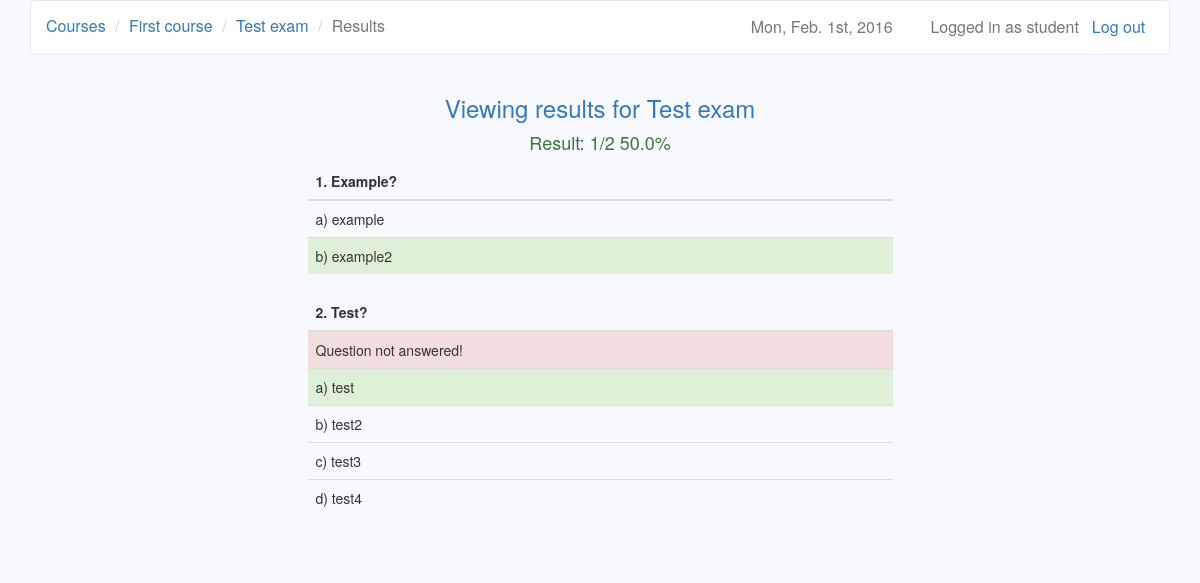
The app's page /courses/1/exams/1/result/s (signed in) with its own data.
### users/models.py (models this page shows)
class User(AbstractUser):
    is_teacher = models.BooleanField(default=False)
    created = models.DateTimeField(auto_now_add=True)

### courses/models.py (models this page shows, shortened)
class Course(models.Model):
    owner = models.ForeignKey(settings.AUTH_USER_MODEL, related_name='owner')
    name = models.CharField(max_length=30)
    description = models.TextField(blank=True)
    created = models.DateTimeField(auto_now_add=True)
    updated = models.DateTimeField(auto_now=True)
    participants = models.ManyToManyField(settings.AUTH_USER_MODEL, blank=True,
        through='Participation')

### exams/models.py (models this page shows, shortened)
class Exam(models.Model):
    name = models.CharField(max_length=30)
    description = models.TextField(blank=True)
    created = models.DateTimeField(auto_now_add=True)
    updated = models.DateTimeField(auto_now=True)
    password = models.CharField(max_length=10, blank=True)
    time_limit = models.TimeField()
    active_from = models.DateTimeField()
    active_to = models.DateTimeField()
    course = models.ForeignKey(Course)
    category = models.CharField(max_length=30)
    question_count = models.IntegerField()
    questions = models.ManyToManyField(Question, blank=True,
        through='ExamQuestion')

class ExamQuestion(models.Model):
    question = models.ForeignKey(Question)
    exam = models.ForeignKey(Exam)

### questions/models.py (models this page shows, shortened)
class Question(models.Model):
    name = models.CharField(max_length=30)
    category = models.CharField(max_length=30)
    question_text = models.TextField()
    course = models.ForeignKey(Course)

class Choice(models.Model):
    choice_text = models.CharField(max_length=30)
    correct = models.BooleanField(default=False)
    question = models.ForeignKey(Question)

### exams/views.py (the view)
# urls.py: url(r'^(?P<exam_id>\d+)/result/s$', views.view_result,
@user_passes_test(student_check)
def view_result(request, course_id, exam_id):
    if (Participation.objects.filter(user=request.user, course=course_id)
        .exists() and Score.objects.filter(user=request.user, exam=exam_id)
        .exists()):
        course = Course.objects.get(id=course_id)
        exam = Exam.objects.get(id=exam_id)
        exam_questions = ExamQuestion.objects.filter(exam=exam)
        score = Score.objects.get(user=request.user, exam=exam).score
        result = format_score(score, exam_questions.count())
        answers = {}
        for exam_question in exam_questions:
            answers[exam_question] = StudentAnswer.objects.get(user=
                request.user, exam_question=exam_question).answer
        return render(request, 'view_result.html', {'course': course,
            'exam': exam, 'exam_questions': exam_questions, 'result': result,
            'answers': answers})
    else:
        return redirect('/courses/s')

### courses/templatetags/get_item.py (called while the page is built)
@register.filter
def get_item(dictionary, key):
    return dictionary.get(key)

### courses/views.py (called while the page is built)
def student_check(user):
    return not user.is_teacher

def format_score(score, count):
    percentage = str(float(score) / float(count) * 100) + '%'
    return str(score) + '/' + str(count) + ' ' + percentage

### exams/templatetags/to_char.py (called while the page is built)
@register.filter()
def to_char(value):
    return chr(96+value)

### exams/templates/view_result.html
{% extends 'base.html' %}
{% load to_char %}
{% load get_item %}
{% block navigation %}
  {% if user.is_teacher %}
    <li><a href="{% url 'teacher_courses' %}">Courses</a></li>
    <li><a href="{% url 'edit_course' course.id %}">{{ course.name }}</a></li>
    <li><a href="{% url 'list_exams' course.id %}">Exams</a></li>
    <li><a href="{% url 'edit_exam' course.id exam.id %}">{{ exam.name }}</a></li>
    <li><a href="{% url 'view_exam_results' course.id exam.id %}">Results</a></li>
    <li class="active">Results for {{ student }}</li>
  {% else %}
    <li><a href="{% url 'student_courses' %}">Courses</a></li>
    <li><a href="{% url 'view_course' course.id %}">{{ course.name }}</a></li>
    <li><a href="{% url 'view_exam' course.id exam.id %}">{{ exam.name }}</a></li>
    <li class="active">Results</li>
  {% endif %}
{% endblock %}
{% block header %}
  {% if user.is_teacher %}
    Viewing results for {{ student }} for {{ exam.name }}
  {% else %}
    Viewing results for {{ exam.name }}
  {% endif %}
{% endblock %}
{% block dashboard %}
  <h4 class="text-success text-center">Result: {{ result }}</h4>
  <table class="table spaced">
    {% for exam_quest in exam_questions %}
      <thead>
        <tr>
          <th>
            {{ forloop.counter }}. {{ exam_quest.question.question_text }}
          </th>
        </tr>
      </thead>
      <tbody>
        {% if answers|get_item:exam_quest == None %}
          <td class="danger">Question not answered!</td>
        {% endif %}
        {% for choice in exam_quest.question.choice_set.all %}
          <tr class="choices">
            {% if answers|get_item:exam_quest == choice.id and choice.correct %}
              <td class="success">
                {{ forloop.counter|to_char }}) {{ choice.choice_text }}
              </td>
            {% elif choice.correct %}
              <td class="success">
                {{ forloop.counter|to_char }}) {{ choice.choice_text }}
              </td>
            {% elif answers|get_item:exam_quest == choice.id  %}
              <td class="danger">
                {{ forloop.counter|to_char }}) {{ choice.choice_text }}
              </td>
            {% else %}
              <td>
                {{ forloop.counter|to_char }}) {{ choice.choice_text }}
              </td>
            {% endif %}
          </tr>
        {% endfor %}
      </tbody>
    {% endfor %}
  </table>
{% endblock %}

### django-lms/templates/base.html (shortened to what this page needs)
{% load staticfiles %}
<!DOCTYPE html>
<html>
  <head>
    <link href="/static/bootstrap/css/bootstrap.min.css" rel="stylesheet">
    <link href="/static/datetimepicker/jquery.datetimepicker.css"
      rel="stylesheet">
    <link href="/static/base.css" rel="stylesheet">
  </head>
  <body>
    <div class="container">
      <nav class="navbar navbar-default" role="navigation">
        {% if user.is_active %}
          <a class="btn navbar-btn navbar-right" id="logout"
            href="{% url 'logout' %}">
            Log out
          </a>
          <span class="navbar-text navbar-right">
            Logged in as {{ user.username }}
          </span>
        {% else %}
          <a class="navbar-brand" href="/">Django-LMS</a>
        {% endif %}
        <span class="navbar-text navbar-right" id="date">
          {% now "D, M. jS, Y" %}
        </span>
        <ul class="breadcrumb">
          {% block navigation %}{% endblock %}
        </ul>
      </nav>
      <div class="row">
        <h3 class="text-primary text-center">
          {% block header %}{% endblock %}
        </h3>
        <div class="list-group center">
          {% block dashboard %}{% endblock %}
        </div>
      </div>
    </div>
  </body>
</html>

### django-lms/static/base.css (style rules this page uses)
body { background-color: #F8F8FF; }
#date, #logout { margin-right: 1%; padding-right: 1%; font-size: 16px; }
table { table-layout:fixed; width: 70%; border-collapse: collapse; }
td { word-wrap:break-word; }
.spaced tbody { border-bottom: 20px solid #F8F8FF; }
.center { width: 50%; margin-top: 1%; margin-left: auto; margin-right: auto; }
.navbar-default { background-color: white; }
.navbar-text { font-size: 16px; }
.breadcrumb { background-color: transparent; margin-top: 0.5%; margin-bottom: -1%; font-size: 16px; }

### records on screen
User: username "student"
Course: name "First course"
Exam: name "Test exam"
ExamQuestion: question.question_text "Example?"
Choice: choice_text "example"
Choice: choice_text "example2"
ExamQuestion: question.question_text "Test?", shows "Question not answered!"
Choice: choice_text "test"
Choice: choice_text "test2"
Choice: choice_text "test3"
Choice: choice_text "test4"

### other values on screen
{{ result }} "1/2 50.0%"
